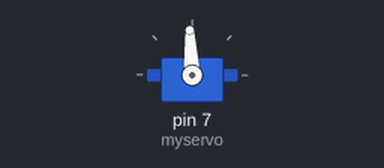
Bench run of a sketch on a simulated Arduino Uno, built with avr-gcc and run on an emulated ATmega328P. Shown: servo.

Above: at 0.05 s.
At 2.0 s:
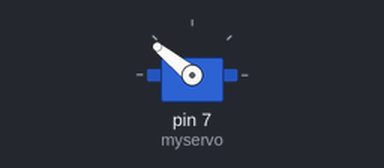
At 4.0 s:
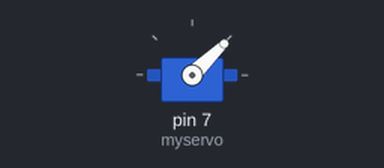
Timing chart, 0 to 5.2 s (numbered marks = the images above):
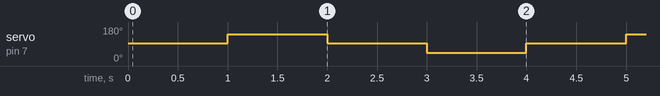

Measured:
- by itself, servo on pin 7 (myservo): repeats every 4.0 s: 93° 1.0 s, 44° 1.0 s, 93° 1.0 s, 141° 1.0 s

The sketch:

10_example_2.ino
```cpp
#include <Servo.h>

Servo myservo;

void setup()
{
  myservo.attach(7);

}

void loop() {
  myservo.writeMicroseconds(1500);  // set servo to mid-point
  delay(1000);
  myservo.writeMicroseconds(2000);  // set servo to 180-point
  delay(1000);

  myservo.writeMicroseconds(1500);  // set servo to mid-point
  delay(1000);
    myservo.writeMicroseconds(1000);  // set servo to start-point
  delay(1000);
}
```
